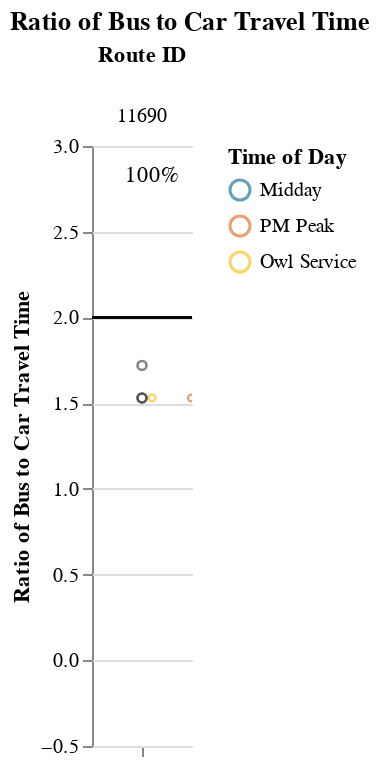
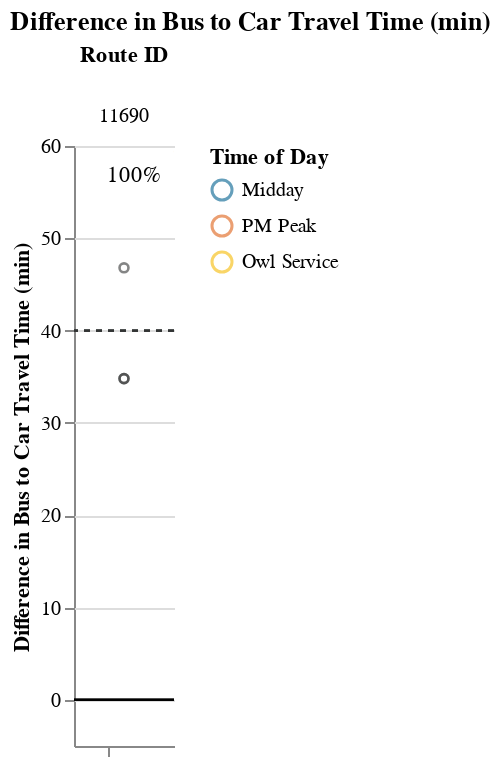

The code cell stored with these charts, in order, in its notebook:
### Markdown cell above
### Long Routes (> 1.5 hrs)

### Code cell
route_group = "long"
try:
    display_charts_for_route_group(df, route_group)
except:
    print("No routes meet this criteria.")

### Figure 1 — Vega-Lite specification as saved in the notebook (floating-point values rounded to 4 significant figures)
{"config": {"view": {"continuousWidth": 400, "continuousHeight": 300, "stroke": null}, "facet": {"spacing": 0}}, "data": {"name": "data-49821b7be46fedcdb7e98ceef4f8640a"}, "facet": {"column": {"field": "route_id", "sort": ["11690"], "title": "Route ID", "type": "nominal"}}, "spec": {"layer": [{"mark": "rule", "encoding": {"color": {"value": "black"}, "y": {"field": "cutoff", "type": "quantitative"}}, "selection": {"selector005": {"type": "interval", "bind": "scales", "encodings": ["x", "y"]}}}, {"mark": {"type": "point", "opacity": 0.65, "size": 12, "strokeWidth": 1.1}, "encoding": {"color": {"field": "time_of_day", "scale": {"range": ["#136C97", "#E16B26", "#F6BF16", "#00896B", "#7790A3", "#5B559C"]}, "sort": ["AM Peak", "Midday", "PM Peak", "Owl Service"], "title": "Time of Day", "type": "nominal"}, "tooltip": [{"field": "route_id", "type": "nominal"}, {"field": "route_name", "type": "nominal"}, {"field": "trip_id", "type": "nominal"}, {"field": "service_hours", "type": "quantitative"}, {"field": "car_duration_hours", "type": "quantitative"}, {"field": "bus_multiplier", "type": "quantitative"}, {"field": "bus_difference", "type": "quantitative"}, {"field": "num_trips", "type": "quantitative"}, {"field": "num_competitive", "type": "quantitative"}, {"field": "pct_trips_competitive", "type": "quantitative"}, {"field": "p25", "type": "quantitative"}, {"field": "p50", "type": "quantitative"}, {"field": "p75", "type": "quantitative"}], "x": {"axis": {"grid": false, "labels": false, "ticks": true, "values": [0]}, "field": "jitter", "scale": {}, "title": null, "type": "quantitative"}, "y": {"field": "bus_multiplier", "scale": {"domain": [-0.25, 3.0]}, "title": "Ratio of Bus to Car Travel Time", "type": "quantitative"}}, "transform": [{"calculate": "sqrt(-2*log(random()))*cos(2*PI*random())", "as": "jitter"}], "width": 50}, {"layer": [{"mark": {"type": "point", "opacity": 0.6, "size": 20, "strokeWidth": 1.3}, "encoding": {"color": {"value": "#323434"}, "y": {"field": "bus_multiplier", "type": "quantitative"}}, "transform": [{"filter": "(datum.p50_trip === 1)"}]}, {"mark": {"type": "text", "align": "center", "baseline": "middle"}, "encoding": {"color": {"value": "black"}, "text": {"field": "pct_trips_competitive", "format": ".0%", "type": "quantitative"}, "tooltip": [{"field": "route_id", "type": "nominal"}, {"field": "route_name", "type": "nominal"}, {"field": "trip_id", "type": "nominal"}, {"field": "service_hours", "type": "quantitative"}, {"field": "car_duration_hours", "type": "quantitative"}, {"field": "bus_multiplier", "type": "quantitative"}, {"field": "bus_difference", "type": "quantitative"}, {"field": "num_trips", "type": "quantitative"}, {"field": "num_competitive", "type": "quantitative"}, {"field": "pct_trips_competitive", "type": "quantitative"}, {"field": "p25", "type": "quantitative"}, {"field": "p50", "type": "quantitative"}, {"field": "p75", "type": "quantitative"}], "x": {"value": 30}, "y": {"value": 15}}, "transform": [{"calculate": "sqrt(-2*log(random()))*cos(2*PI*random())", "as": "jitter"}, {"filter": "(datum.fastest_trip === 1)"}]}]}]}, "resolve": {"scale": {"y": "shared"}}, "title": "Ratio of Bus to Car Travel Time", "$schema": "https://vega.github.io/schema/vega-lite/v4.17.0.json", "datasets": {"data-49821b7be46fedcdb7e98ceef4f8640a": [{"calitp_itp_id": 380, "trip_key": -2264956901710554590, "trip_id": "t_2012539_b_33529_tn_0", "shape_id": "p_9409", "route_id": "11690", "service_hours": 1.67, "trip_first_departure_ts": 19200, "trip_last_arrival_ts": 25200, "departure_hour": 5, "time_of_day": "Owl Service", "p25": 1.67, "p50": 1.77, "p75": 1.923, "p50_trip": 1, "fastest_trip": 0, "car_duration_hours": 1.09, "competitive_route": 1, "bus_multiplier": 1.53, "bus_difference": 34.8, "num_trips": 4, "num_competitive": 4, "pct_trips_competitive": 1.0, "bus_difference_spread": 24.6, "route_group": "long", "max_trip_hrs": 2.08, "max_trip_route_group": 2.08, "below_cutoff": 2, "pct_below_cutoff": 0.5, "name": "Ventura County Transportation Commission", "caltrans_district": "07 - Los Angeles", "drmt_organization_name": null, "route_name": "86-Coastal Express", "cutoff2": 40, "cutoff": 2}, {"calitp_itp_id": 380, "trip_key": 1309661196047819530, "trip_id": "t_2012465_b_33529_tn_0", "shape_id": "p_9413", "route_id": "11690", "service_hours": 1.67, "trip_first_departure_ts": 61800, "trip_last_arrival_ts": 67800, "departure_hour": 17, "time_of_day": "PM Peak", "p25": 1.67, "p50": 1.77, "p75": 1.923, "p50_trip": 1, "fastest_trip": 1, "car_duration_hours": 1.09, "competitive_route": 1, "bus_multiplier": 1.53, "bus_difference": 34.8, "num_trips": 4, "num_competitive": 4, "pct_trips_competitive": 1.0, "bus_difference_spread": 24.6, "route_group": "long", "max_trip_hrs": 2.08, "max_trip_route_group": 2.08, "below_cutoff": 2, "pct_below_cutoff": 0.5, "name": "Ventura County Transportation Commission", "caltrans_district": "07 - Los Angeles", "drmt_organization_name": null, "route_name": "86-Coastal Express", "cutoff2": 40, "cutoff": 2}, {"calitp_itp_id": 380, "trip_key": 6438527212206342248, "trip_id": "t_2012627_b_33529_tn_0", "shape_id": "p_9413", "route_id": "11690", "service_hours": 1.87, "trip_first_departure_ts": 58200, "trip_last_arrival_ts": 64920, "departure_hour": 16, "time_of_day": "Midday", "p25": 1.67, "p50": 1.77, "p75": 1.923, "p50_trip": 1, "fastest_trip": 0, "car_duration_hours": 1.09, "competitive_route": 1, "bus_multiplier": 1.72, "bus_difference": 46.8, "num_trips": 4, "num_competitive": 4, "pct_trips_competitive": 1.0, "bus_difference_spread": 24.6, "route_group": "long", "max_trip_hrs": 2.08, "max_trip_route_group": 2.08, "below_cutoff": 2, "pct_below_cutoff": 0.5, "name": "Ventura County Transportation Commission", "caltrans_district": "07 - Los Angeles", "drmt_organization_name": null, "route_name": "86-Coastal Express", "cutoff2": 40, "cutoff": 2}, {"calitp_itp_id": 380, "trip_key": -3671692609972788960, "trip_id": "t_2012613_b_33529_tn_0", "shape_id": "p_9409", "route_id": "11690", "service_hours": 2.08, "trip_first_departure_ts": 21300, "trip_last_arrival_ts": 28800, "departure_hour": 5, "time_of_day": "Owl Service", "p25": 1.67, "p50": 1.77, "p75": 1.923, "p50_trip": 0, "fastest_trip": 0, "car_duration_hours": 1.09, "competitive_route": 1, "bus_multiplier": 1.91, "bus_difference": 59.4, "num_trips": 4, "num_competitive": 4, "pct_trips_competitive": 1.0, "bus_difference_spread": 24.6, "route_group": "long", "max_trip_hrs": 2.08, "max_trip_route_group": 2.08, "below_cutoff": 2, "pct_below_cutoff": 0.5, "name": "Ventura County Transportation Commission", "caltrans_district": "07 - Los Angeles", "drmt_organization_name": null, "route_name": "86-Coastal Express", "cutoff2": 40, "cutoff": 2}]}}

### Figure 2 — Vega-Lite specification as saved in the notebook (floating-point values rounded to 4 significant figures)
{"config": {"view": {"continuousWidth": 400, "continuousHeight": 300, "stroke": null}, "facet": {"spacing": 0}}, "data": {"name": "data-99b6ebdbe98df017405d54b5653f18a9"}, "facet": {"column": {"field": "route_id", "sort": ["11690"], "title": "Route ID", "type": "nominal"}}, "spec": {"layer": [{"mark": "rule", "encoding": {"color": {"value": "black"}, "y": {"field": "cutoff", "type": "quantitative"}}, "selection": {"selector006": {"type": "interval", "bind": "scales", "encodings": ["x", "y"]}}}, {"mark": {"type": "rule", "strokeDash": [3, 3]}, "encoding": {"color": {"value": "#323434"}, "y": {"field": "cutoff2", "type": "quantitative"}}}, {"mark": {"type": "point", "opacity": 0.65, "size": 12, "strokeWidth": 1.1}, "encoding": {"color": {"field": "time_of_day", "scale": {"range": ["#136C97", "#E16B26", "#F6BF16", "#00896B", "#7790A3", "#5B559C"]}, "sort": ["AM Peak", "Midday", "PM Peak", "Owl Service"], "title": "Time of Day", "type": "nominal"}, "tooltip": [{"field": "route_id", "type": "nominal"}, {"field": "route_name", "type": "nominal"}, {"field": "trip_id", "type": "nominal"}, {"field": "service_hours", "type": "quantitative"}, {"field": "car_duration_hours", "type": "quantitative"}, {"field": "bus_multiplier", "type": "quantitative"}, {"field": "bus_difference", "type": "quantitative"}, {"field": "num_trips", "type": "quantitative"}, {"field": "num_competitive", "type": "quantitative"}, {"field": "pct_trips_competitive", "type": "quantitative"}, {"field": "p25", "type": "quantitative"}, {"field": "p50", "type": "quantitative"}, {"field": "p75", "type": "quantitative"}], "x": {"axis": {"grid": false, "labels": false, "ticks": true, "values": [0]}, "field": "jitter", "scale": {}, "title": null, "type": "quantitative"}, "y": {"field": "bus_difference", "scale": {"domain": [-5, 59.4]}, "title": "Difference in Bus to Car Travel Time (min)", "type": "quantitative"}}, "transform": [{"calculate": "sqrt(-2*log(random()))*cos(2*PI*random())", "as": "jitter"}], "width": 50}, {"layer": [{"mark": {"type": "point", "opacity": 0.6, "size": 20, "strokeWidth": 1.3}, "encoding": {"color": {"value": "#323434"}, "y": {"field": "bus_difference", "type": "quantitative"}}, "transform": [{"filter": "(datum.p50_trip === 1)"}]}, {"mark": {"type": "text", "align": "center", "baseline": "middle"}, "encoding": {"color": {"value": "black"}, "text": {"field": "pct_trips_competitive", "format": ".0%", "type": "quantitative"}, "tooltip": [{"field": "route_id", "type": "nominal"}, {"field": "route_name", "type": "nominal"}, {"field": "trip_id", "type": "nominal"}, {"field": "service_hours", "type": "quantitative"}, {"field": "car_duration_hours", "type": "quantitative"}, {"field": "bus_multiplier", "type": "quantitative"}, {"field": "bus_difference", "type": "quantitative"}, {"field": "num_trips", "type": "quantitative"}, {"field": "num_competitive", "type": "quantitative"}, {"field": "pct_trips_competitive", "type": "quantitative"}, {"field": "p25", "type": "quantitative"}, {"field": "p50", "type": "quantitative"}, {"field": "p75", "type": "quantitative"}], "x": {"value": 30}, "y": {"value": 15}}, "transform": [{"calculate": "sqrt(-2*log(random()))*cos(2*PI*random())", "as": "jitter"}, {"filter": "(datum.fastest_trip === 1)"}]}]}]}, "resolve": {"scale": {"y": "shared"}}, "title": "Difference in Bus to Car Travel Time (min)", "$schema": "https://vega.github.io/schema/vega-lite/v4.17.0.json", "datasets": {"data-99b6ebdbe98df017405d54b5653f18a9": [{"calitp_itp_id": 380, "trip_key": -2264956901710554590, "trip_id": "t_2012539_b_33529_tn_0", "shape_id": "p_9409", "route_id": "11690", "service_hours": 1.67, "trip_first_departure_ts": 19200, "trip_last_arrival_ts": 25200, "departure_hour": 5, "time_of_day": "Owl Service", "p25": 1.67, "p50": 1.77, "p75": 1.923, "p50_trip": 1, "fastest_trip": 0, "car_duration_hours": 1.09, "competitive_route": 1, "bus_multiplier": 1.53, "bus_difference": 34.8, "num_trips": 4, "num_competitive": 4, "pct_trips_competitive": 1.0, "bus_difference_spread": 24.6, "route_group": "long", "max_trip_hrs": 2.08, "max_trip_route_group": 2.08, "below_cutoff": 2, "pct_below_cutoff": 0.5, "name": "Ventura County Transportation Commission", "caltrans_district": "07 - Los Angeles", "drmt_organization_name": null, "route_name": "86-Coastal Express", "cutoff2": 40, "cutoff": 0}, {"calitp_itp_id": 380, "trip_key": 1309661196047819530, "trip_id": "t_2012465_b_33529_tn_0", "shape_id": "p_9413", "route_id": "11690", "service_hours": 1.67, "trip_first_departure_ts": 61800, "trip_last_arrival_ts": 67800, "departure_hour": 17, "time_of_day": "PM Peak", "p25": 1.67, "p50": 1.77, "p75": 1.923, "p50_trip": 1, "fastest_trip": 1, "car_duration_hours": 1.09, "competitive_route": 1, "bus_multiplier": 1.53, "bus_difference": 34.8, "num_trips": 4, "num_competitive": 4, "pct_trips_competitive": 1.0, "bus_difference_spread": 24.6, "route_group": "long", "max_trip_hrs": 2.08, "max_trip_route_group": 2.08, "below_cutoff": 2, "pct_below_cutoff": 0.5, "name": "Ventura County Transportation Commission", "caltrans_district": "07 - Los Angeles", "drmt_organization_name": null, "route_name": "86-Coastal Express", "cutoff2": 40, "cutoff": 0}, {"calitp_itp_id": 380, "trip_key": 6438527212206342248, "trip_id": "t_2012627_b_33529_tn_0", "shape_id": "p_9413", "route_id": "11690", "service_hours": 1.87, "trip_first_departure_ts": 58200, "trip_last_arrival_ts": 64920, "departure_hour": 16, "time_of_day": "Midday", "p25": 1.67, "p50": 1.77, "p75": 1.923, "p50_trip": 1, "fastest_trip": 0, "car_duration_hours": 1.09, "competitive_route": 1, "bus_multiplier": 1.72, "bus_difference": 46.8, "num_trips": 4, "num_competitive": 4, "pct_trips_competitive": 1.0, "bus_difference_spread": 24.6, "route_group": "long", "max_trip_hrs": 2.08, "max_trip_route_group": 2.08, "below_cutoff": 2, "pct_below_cutoff": 0.5, "name": "Ventura County Transportation Commission", "caltrans_district": "07 - Los Angeles", "drmt_organization_name": null, "route_name": "86-Coastal Express", "cutoff2": 40, "cutoff": 0}, {"calitp_itp_id": 380, "trip_key": -3671692609972788960, "trip_id": "t_2012613_b_33529_tn_0", "shape_id": "p_9409", "route_id": "11690", "service_hours": 2.08, "trip_first_departure_ts": 21300, "trip_last_arrival_ts": 28800, "departure_hour": 5, "time_of_day": "Owl Service", "p25": 1.67, "p50": 1.77, "p75": 1.923, "p50_trip": 0, "fastest_trip": 0, "car_duration_hours": 1.09, "competitive_route": 1, "bus_multiplier": 1.91, "bus_difference": 59.4, "num_trips": 4, "num_competitive": 4, "pct_trips_competitive": 1.0, "bus_difference_spread": 24.6, "route_group": "long", "max_trip_hrs": 2.08, "max_trip_route_group": 2.08, "below_cutoff": 2, "pct_below_cutoff": 0.5, "name": "Ventura County Transportation Commission", "caltrans_district": "07 - Los Angeles", "drmt_organization_name": null, "route_name": "86-Coastal Express", "cutoff2": 40, "cutoff": 0}]}}
